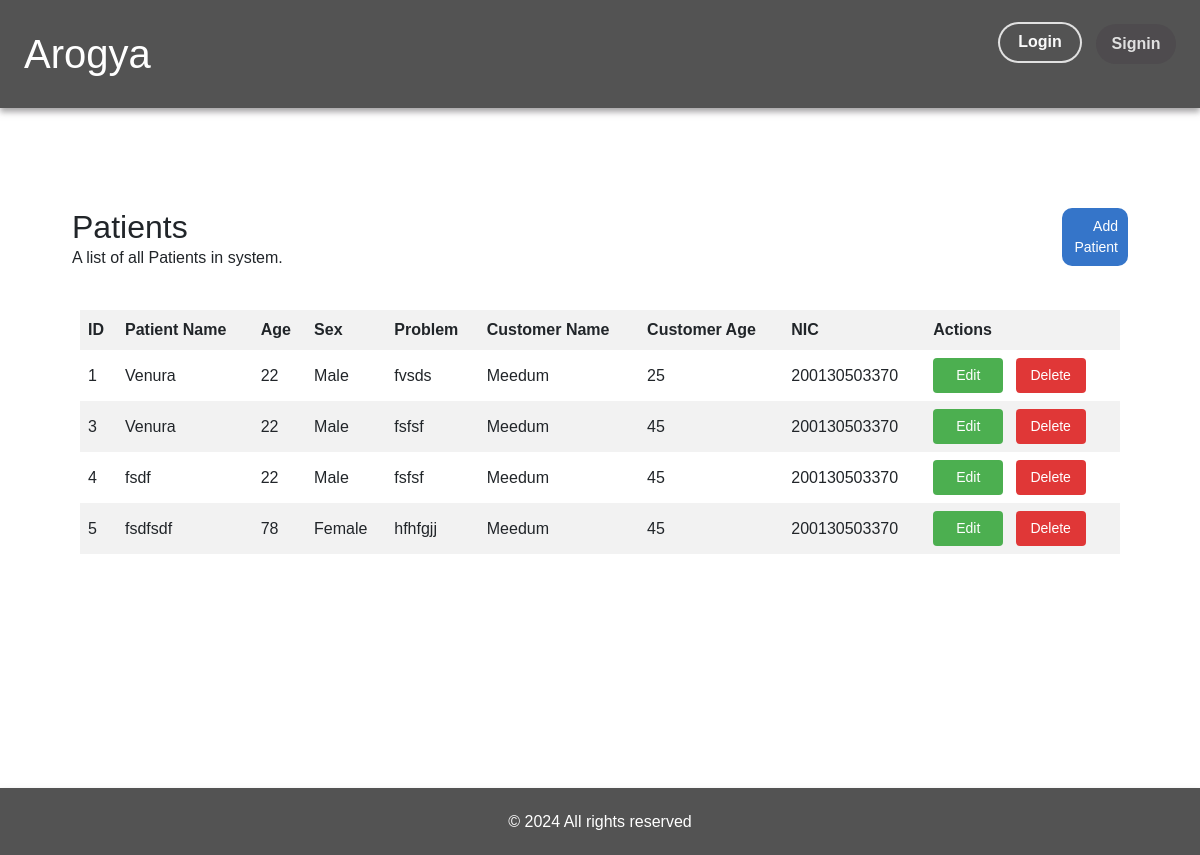
/store/patients, run on an earlier commit of the app's database.
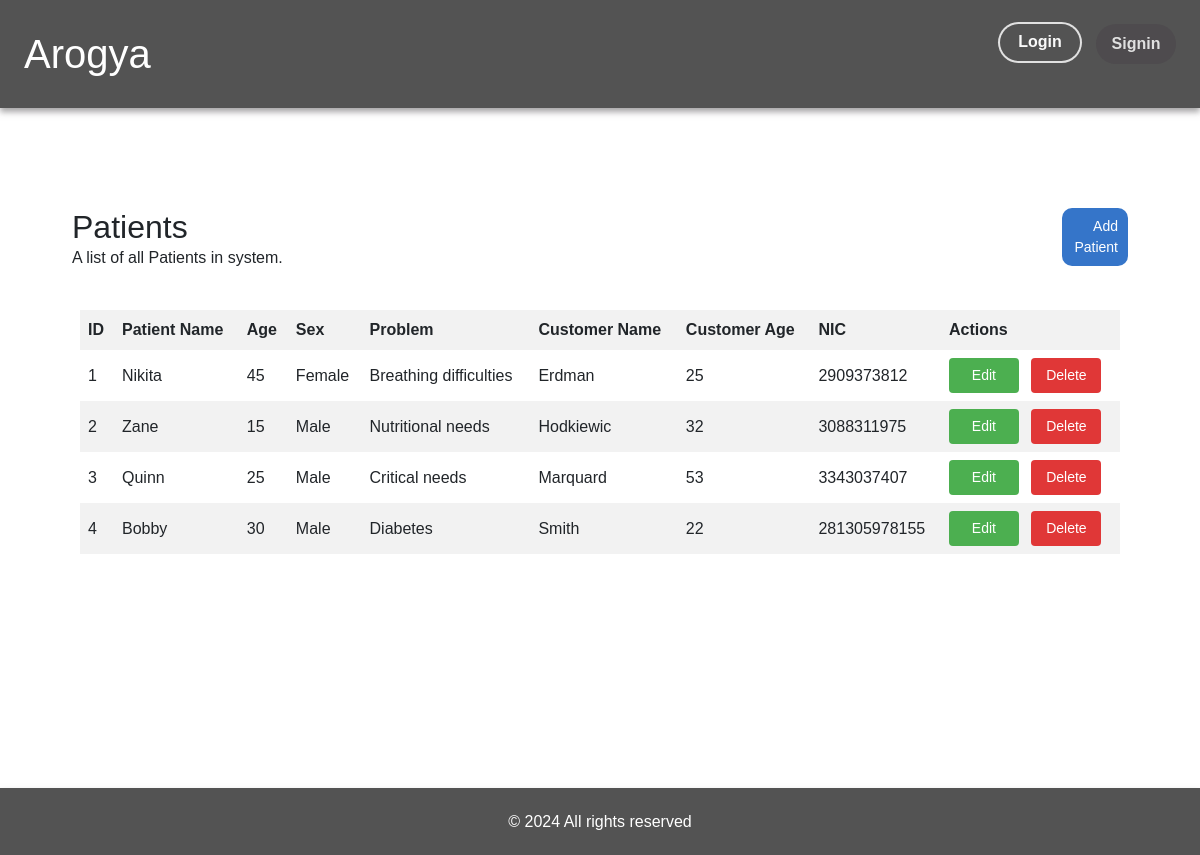
And on a later commit of the database.
### store/models.py (models this page shows, shortened)
class Patient(models.Model):
    patient_id = models.AutoField(primary_key=True)
    patient_name = models.CharField(max_length=100)
    age = models.IntegerField()
    sex = models.CharField(max_length=10)
    problem = models.CharField(max_length=1000)
    customer_name = models.CharField(max_length=100)
    customer_age = models.IntegerField(MinValueValidator(19))
    nic = models.CharField(max_length=50)

### store/views.py (the view)
# urls.py: path('patients', views.patient, name="patient"),
def patient(request):
    patients = Patient.objects.all()
    return render(request, 'store/patient.html', {'patients': patients})

### store/Templates/store/patient.html (shortened to what this page needs)
{% extends "store/base.html" %}
{% block content  %}
    <div class="p-3 m-5" style="min-height: 70vh;">
        <div class="p-2 row my-1">
            <div class="col-11">
                <h1 class="fs-2">Patients</h1>
                <p>A list of all Patients in system.</p>
            </div>
            <div class="col pb-3">
                <a href="{% url 'add_patient' %}" class="add-button text-end">Add Patient</a>
            </div>
        </div>
        <div class="p-3">
            <table>
                <thead>
                    <tr>
                        <th>ID</th>
                        <th>Patient Name</th>
                        <th>Age</th>
                        <th>Sex</th>
                        <th>Problem</th>
                        <th>Customer Name</th>
                        <th>Customer Age</th>
                        <th>NIC</th>
                        <th>Actions</th>
                    </tr>
                </thead>
                <tbody>
                    {% for patient in patients %}
                    <tr>
                        <td>{{patient.patient_id}}</td>
                        <td>{{patient.patient_name}}</td>
                        <td>{{patient.age}}</td>
                        <td>{{patient.sex}}</td>
                        <td>{{patient.problem}}</td>
                        <td>{{patient.customer_name}}</td>
                        <td>{{patient.customer_age}}</td>
                        <td>{{patient.nic}}</td>
                        <td>
                            <form method="POST" action="{% url 'edit_patient' patient_id=patient.patient_id %}" style="display: inline;">
                                <button class="edit-button btn btn-primary me-2">Edit</button>
                            </form>
                            <form method="POST" action="{% url 'delete_patient' patient_id=patient.patient_id %}" style="display: inline;">
                                <button class="delete-button btn btn-danger">Delete</button>
                            </form>
                        </td>
                    </tr>
                    {% endfor %}
                </tbody>
            </table>
        </div>
    </div>
{% endblock  %}

What changed in the data, as far as the page shows it:
removed Patient: patient_id "5", patient_name "fsdfsdf", age "78", sex "Female", problem "hfhfgjj", customer_name "Meedum", customer_age "45", nic "200130503370"
changed Patient id 1: patient_name "Venura" → "Nikita"; age "22" → "45"; sex "Male" → "Female"; problem "fvsds" → "Breathing difficulties"; customer_name "Meedum" → "Erdman"; nic "200130503370" → "2909373812"
added Patient: patient_id "2", patient_name "Zane", age "15", sex "Male", problem "Nutritional needs", customer_name "Hodkiewic", customer_age "32", nic "3088311975"
changed Patient id 3: patient_name "Venura" → "Quinn"; age "22" → "25"; problem "fsfsf" → "Critical needs"; customer_name "Meedum" → "Marquard"; customer_age "45" → "53"; nic "200130503370" → "3343037407"
changed Patient id 4: patient_name "fsdf" → "Bobby"; age "22" → "30"; problem "fsfsf" → "Diabetes"; customer_name "Meedum" → "Smith"; customer_age "45" → "22"; nic "200130503370" → "281305978155"
